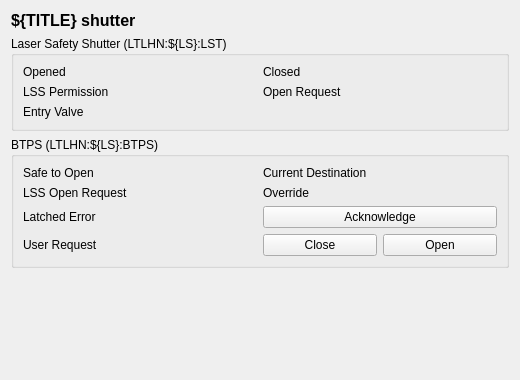
<?xml version="1.0" encoding="UTF-8"?>
<ui version="4.0">
 <class>LaserShutter</class>
 <widget class="QWidget" name="LaserShutter">
  <property name="geometry">
   <rect>
    <x>0</x>
    <y>0</y>
    <width>520</width>
    <height>380</height>
   </rect>
  </property>
  <property name="windowTitle">
   <string>${TITLE}</string>
  </property>
  <layout class="QVBoxLayout" name="main_layout">
   <item>
    <widget class="QLabel" name="title">
     <property name="font">
      <font>
       <pointsize>12</pointsize>
       <weight>75</weight>
       <bold>true</bold>
      </font>
     </property>
     <property name="text">
      <string>${TITLE} shutter</string>
     </property>
    </widget>
   </item>
   <item>
    <widget class="QGroupBox" name="lss_group">
     <property name="title">
      <string>Laser Safety Shutter (LTLHN:${LS}:LST)</string>
     </property>
     <layout class="QGridLayout" name="lss_layout">
      <item row="0" column="0">
       <widget class="QLabel" name="opened_title">
        <property name="text">
         <string>Opened</string>
        </property>
       </widget>
      </item>
      <item row="0" column="1">
       <widget class="PyDMByteIndicator" name="opened">
        <property name="channel" stdset="0">
         <string>ca://LTLHN:${LS}:LST:OPN_RBV</string>
        </property>
        <property name="showLabels" stdset="0">
         <bool>false</bool>
        </property>
        <property name="circles" stdset="0">
         <bool>true</bool>
        </property>
       </widget>
      </item>
      <item row="0" column="2">
       <widget class="QLabel" name="closed_title">
        <property name="text">
         <string>Closed</string>
        </property>
       </widget>
      </item>
      <item row="0" column="3">
       <widget class="PyDMByteIndicator" name="closed">
        <property name="channel" stdset="0">
         <string>ca://LTLHN:${LS}:LST:CLS_RBV</string>
        </property>
        <property name="showLabels" stdset="0">
         <bool>false</bool>
        </property>
        <property name="circles" stdset="0">
         <bool>true</bool>
        </property>
       </widget>
      </item>
      <item row="1" column="0">
       <widget class="QLabel" name="permission_title">
        <property name="text">
         <string>LSS Permission</string>
        </property>
       </widget>
      </item>
      <item row="1" column="1">
       <widget class="PyDMByteIndicator" name="permission">
        <property name="channel" stdset="0">
         <string>ca://LTLHN:${LS}:LST:LSS_RBV</string>
        </property>
        <property name="showLabels" stdset="0">
         <bool>false</bool>
        </property>
        <property name="circles" stdset="0">
         <bool>true</bool>
        </property>
       </widget>
      </item>
      <item row="1" column="2">
       <widget class="QLabel" name="request_title">
        <property name="text">
         <string>Open Request</string>
        </property>
       </widget>
      </item>
      <item row="1" column="3">
       <widget class="PyDMByteIndicator" name="request">
        <property name="channel" stdset="0">
         <string>ca://LTLHN:${LS}:LST:REQ_RBV</string>
        </property>
        <property name="showLabels" stdset="0">
         <bool>false</bool>
        </property>
        <property name="circles" stdset="0">
         <bool>true</bool>
        </property>
       </widget>
      </item>
      <item row="2" column="0">
       <widget class="QLabel" name="valve_title">
        <property name="text">
         <string>Entry Valve</string>
        </property>
       </widget>
      </item>
      <item row="2" column="1" colspan="3">
       <widget class="PyDMLabel" name="valve">
        <property name="channel" stdset="0">
         <string>ca://LTLHN:${LS}:VGC:01:POS_STATE_RBV</string>
        </property>
       </widget>
      </item>
     </layout>
    </widget>
   </item>
   <item>
    <widget class="QGroupBox" name="btps_group">
     <property name="title">
      <string>BTPS (LTLHN:${LS}:BTPS)</string>
     </property>
     <layout class="QGridLayout" name="btps_layout">
      <item row="0" column="0">
       <widget class="QLabel" name="safe_title">
        <property name="text">
         <string>Safe to Open</string>
        </property>
       </widget>
      </item>
      <item row="0" column="1">
       <widget class="PyDMByteIndicator" name="safe">
        <property name="channel" stdset="0">
         <string>ca://LTLHN:${LS}:BTPS:Safe_RBV</string>
        </property>
        <property name="showLabels" stdset="0">
         <bool>false</bool>
        </property>
        <property name="circles" stdset="0">
         <bool>true</bool>
        </property>
       </widget>
      </item>
      <item row="0" column="2">
       <widget class="QLabel" name="dest_title">
        <property name="text">
         <string>Current Destination</string>
        </property>
       </widget>
      </item>
      <item row="0" column="3">
       <widget class="PyDMLabel" name="dest">
        <property name="channel" stdset="0">
         <string>ca://LTLHN:${LS}:BTPS:CurrentLD_RBV</string>
        </property>
       </widget>
      </item>
      <item row="1" column="0">
       <widget class="QLabel" name="lss_request_title">
        <property name="text">
         <string>LSS Open Request</string>
        </property>
       </widget>
      </item>
      <item row="1" column="1">
       <widget class="PyDMByteIndicator" name="lss_request">
        <property name="channel" stdset="0">
         <string>ca://LTLHN:${LS}:BTPS:LSS:OpenRequest_RBV</string>
        </property>
        <property name="showLabels" stdset="0">
         <bool>false</bool>
        </property>
        <property name="circles" stdset="0">
         <bool>true</bool>
        </property>
       </widget>
      </item>
      <item row="1" column="2">
       <widget class="QLabel" name="override_title">
        <property name="text">
         <string>Override</string>
        </property>
       </widget>
      </item>
      <item row="1" column="3">
       <widget class="PyDMByteIndicator" name="override">
        <property name="channel" stdset="0">
         <string>ca://LTLHN:${LS}:BTPS:Override_RBV</string>
        </property>
        <property name="showLabels" stdset="0">
         <bool>false</bool>
        </property>
        <property name="circles" stdset="0">
         <bool>true</bool>
        </property>
       </widget>
      </item>
      <item row="2" column="0">
       <widget class="QLabel" name="error_title">
        <property name="text">
         <string>Latched Error</string>
        </property>
       </widget>
      </item>
      <item row="2" column="1">
       <widget class="PyDMByteIndicator" name="error">
        <property name="channel" stdset="0">
         <string>ca://LTLHN:${LS}:BTPS:Error_RBV</string>
        </property>
        <property name="showLabels" stdset="0">
         <bool>false</bool>
        </property>
        <property name="circles" stdset="0">
         <bool>true</bool>
        </property>
        <property name="onColor" stdset="0">
         <color>
          <red>255</red>
          <green>0</green>
          <blue>0</blue>
         </color>
        </property>
       </widget>
      </item>
      <item row="2" column="2" colspan="2">
       <widget class="PyDMPushButton" name="acknowledge">
        <property name="toolTip">
         <string>Acknowledge the latched BTPS error</string>
        </property>
        <property name="text">
         <string>Acknowledge</string>
        </property>
        <property name="channel" stdset="0">
         <string>ca://LTLHN:${LS}:BTPS:Acknowledge</string>
        </property>
        <property name="pressValue" stdset="0">
         <string>1</string>
        </property>
       </widget>
      </item>
      <item row="3" column="0">
       <widget class="QLabel" name="user_title">
        <property name="text">
         <string>User Request</string>
        </property>
       </widget>
      </item>
      <item row="3" column="1">
       <widget class="PyDMByteIndicator" name="user_open">
        <property name="channel" stdset="0">
         <string>ca://LTLHN:${LS}:BTPS:UserOpen_RBV</string>
        </property>
        <property name="showLabels" stdset="0">
         <bool>false</bool>
        </property>
        <property name="circles" stdset="0">
         <bool>true</bool>
        </property>
       </widget>
      </item>
      <item row="3" column="2">
       <widget class="PyDMPushButton" name="user_close">
        <property name="text">
         <string>Close</string>
        </property>
        <property name="channel" stdset="0">
         <string>ca://LTLHN:${LS}:BTPS:UserOpen</string>
        </property>
        <property name="pressValue" stdset="0">
         <string>0</string>
        </property>
       </widget>
      </item>
      <item row="3" column="3">
       <widget class="PyDMPushButton" name="user_open_button">
        <property name="text">
         <string>Open</string>
        </property>
        <property name="channel" stdset="0">
         <string>ca://LTLHN:${LS}:BTPS:UserOpen</string>
        </property>
        <property name="pressValue" stdset="0">
         <string>1</string>
        </property>
        <property name="showConfirmDialog" stdset="0">
         <bool>true</bool>
        </property>
        <property name="confirmMessage" stdset="0">
         <string>Request to open the ${LS} shutter?</string>
        </property>
       </widget>
      </item>
     </layout>
    </widget>
   </item>
   <item>
    <spacer name="bottom_spacer">
     <property name="orientation">
      <enum>Qt::Vertical</enum>
     </property>
     <property name="sizeType">
      <enum>QSizePolicy::Expanding</enum>
     </property>
     <property name="sizeHint" stdset="0">
      <size>
       <width>20</width>
       <height>40</height>
      </size>
     </property>
    </spacer>
   </item>
  </layout>
 </widget>
 <customwidgets>
  <customwidget>
   <class>PyDMLabel</class>
   <extends>QLabel</extends>
   <header>pydm.widgets.label</header>
  </customwidget>
  <customwidget>
   <class>PyDMByteIndicator</class>
   <extends>QWidget</extends>
   <header>pydm.widgets.byte</header>
  </customwidget>
  <customwidget>
   <class>PyDMPushButton</class>
   <extends>QPushButton</extends>
   <header>pydm.widgets.pushbutton</header>
  </customwidget>
 </customwidgets>
 <resources/>
 <connections/>
</ui>
